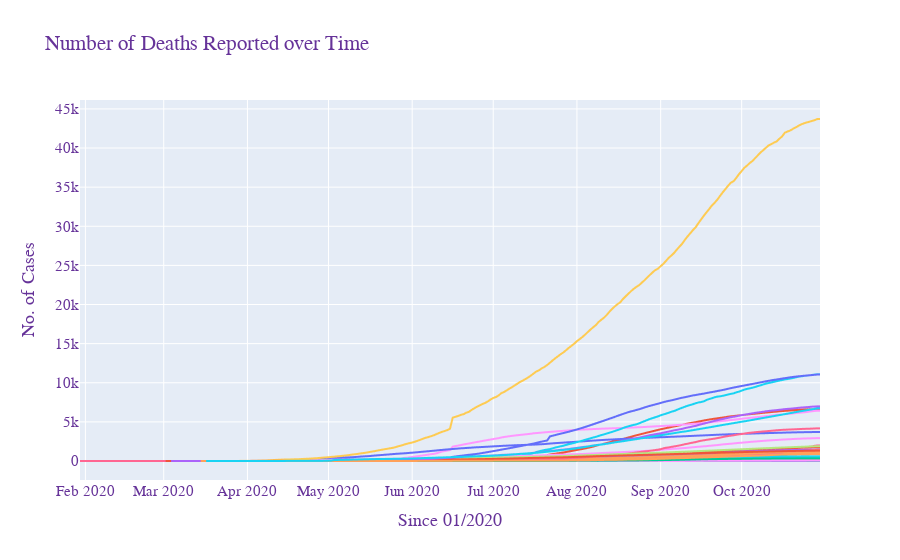

The code cell stored with this chart in its notebook:
### Code cell
fig=px.line(df,
              x='Date', y='Deceased', color='State',
              title='India_Growth')
fig.update_layout(
    title="Number of Deaths Reported over Time",
    xaxis_title="Since 01/2020",
    yaxis_title="No. of Cases",
    font=dict(
        family="Courier New, monospace",
        size=15,
        color="RebeccaPurple"
    ),
    showlegend=False
)
fig.show()

### Figure 1 — Plotly figure (JSON) as saved in the notebook; plotly's stock layout.template omitted (floating-point values rounded to 4 significant figures; data arrays with more than 128 entries replaced by an {"elided": "..."} marker saying what was removed)
{"data": [{"hovertemplate": "State=Andaman and Nicobar Islands<br>Date=%{x}<br>Deceased=%{y}<extra></extra>", "legendgroup": "Andaman and Nicobar Islands", "line": {"color": "#636efa", "dash": "solid"}, "mode": "lines", "name": "Andaman and Nicobar Islands", "showlegend": true, "type": "scattergl", "x": {"elided": "219 str values"}, "xaxis": "x", "y": {"elided": "219 int values"}, "yaxis": "y"}, {"hovertemplate": "State=Andhra Pradesh<br>Date=%{x}<br>Deceased=%{y}<extra></extra>", "legendgroup": "Andhra Pradesh", "line": {"color": "#EF553B", "dash": "solid"}, "mode": "lines", "name": "Andhra Pradesh", "showlegend": true, "type": "scattergl", "x": {"elided": "233 str values"}, "xaxis": "x", "y": {"elided": "233 int values"}, "yaxis": "y"}, {"hovertemplate": "State=Arunachal Pradesh<br>Date=%{x}<br>Deceased=%{y}<extra></extra>", "legendgroup": "Arunachal Pradesh", "line": {"color": "#00cc96", "dash": "solid"}, "mode": "lines", "name": "Arunachal Pradesh", "showlegend": true, "type": "scattergl", "x": {"elided": "212 str values"}, "xaxis": "x", "y": {"elided": "212 int values"}, "yaxis": "y"}, {"hovertemplate": "State=Assam<br>Date=%{x}<br>Deceased=%{y}<extra></extra>", "legendgroup": "Assam", "line": {"color": "#ab63fa", "dash": "solid"}, "mode": "lines", "name": "Assam", "showlegend": true, "type": "scattergl", "x": {"elided": "214 str values"}, "xaxis": "x", "y": {"elided": "214 int values"}, "yaxis": "y"}, {"hovertemplate": "State=Bihar<br>Date=%{x}<br>Deceased=%{y}<extra></extra>", "legendgroup": "Bihar", "line": {"color": "#FFA15A", "dash": "solid"}, "mode": "lines", "name": "Bihar", "showlegend": true, "type": "scattergl", "x": {"elided": "223 str values"}, "xaxis": "x", "y": {"elided": "223 int values"}, "yaxis": "y"}, {"hovertemplate": "State=Chandigarh<br>Date=%{x}<br>Deceased=%{y}<extra></extra>", "legendgroup": "Chandigarh", "line": {"color": "#19d3f3", "dash": "solid"}, "mode": "lines", "name": "Chandigarh", "showlegend": true, "type": "scattergl", "x": {"elided": "226 str values"}, "xaxis": "x", "y": {"elided": "226 int values"}, "yaxis": "y"}, {"hovertemplate": "State=Chhattisgarh<br>Date=%{x}<br>Deceased=%{y}<extra></extra>", "legendgroup": "Chhattisgarh", "line": {"color": "#FF6692", "dash": "solid"}, "mode": "lines", "name": "Chhattisgarh", "showlegend": true, "type": "scattergl", "x": {"elided": "226 str values"}, "xaxis": "x", "y": {"elided": "226 int values"}, "yaxis": "y"}, {"hovertemplate": "State=Dadra and Nagar Haveli and Daman and Diu<br>Date=%{x}<br>Deceased=%{y}<extra></extra>", "legendgroup": "Dadra and Nagar Haveli and Daman and Diu", "line": {"color": "#B6E880", "dash": "solid"}, "mode": "lines", "name": "Dadra and Nagar Haveli and Daman and Diu", "showlegend": true, "type": "scattergl", "x": {"elided": "205 str values"}, "xaxis": "x", "y": {"elided": "205 int values"}, "yaxis": "y"}, {"hovertemplate": "State=Delhi<br>Date=%{x}<br>Deceased=%{y}<extra></extra>", "legendgroup": "Delhi", "line": {"color": "#FF97FF", "dash": "solid"}, "mode": "lines", "name": "Delhi", "showlegend": true, "type": "scattergl", "x": {"elided": "243 str values"}, "xaxis": "x", "y": {"elided": "243 int values"}, "yaxis": "y"}, {"hovertemplate": "State=Goa<br>Date=%{x}<br>Deceased=%{y}<extra></extra>", "legendgroup": "Goa", "line": {"color": "#FECB52", "dash": "solid"}, "mode": "lines", "name": "Goa", "showlegend": true, "type": "scattergl", "x": {"elided": "220 str values"}, "xaxis": "x", "y": {"elided": "220 int values"}, "yaxis": "y"}, {"hovertemplate": "State=Gujarat<br>Date=%{x}<br>Deceased=%{y}<extra></extra>", "legendgroup": "Gujarat", "line": {"color": "#636efa", "dash": "solid"}, "mode": "lines", "name": "Gujarat", "showlegend": true, "type": "scattergl", "x": {"elided": "226 str values"}, "xaxis": "x", "y": {"elided": "226 int values"}, "yaxis": "y"}, {"hovertemplate": "State=Haryana<br>Date=%{x}<br>Deceased=%{y}<extra></extra>", "legendgroup": "Haryana", "line": {"color": "#EF553B", "dash": "solid"}, "mode": "lines", "name": "Haryana", "showlegend": true, "type": "scattergl", "x": {"elided": "241 str values"}, "xaxis": "x", "y": {"elided": "241 int values"}, "yaxis": "y"}, {"hovertemplate": "State=Himachal Pradesh<br>Date=%{x}<br>Deceased=%{y}<extra></extra>", "legendgroup": "Himachal Pradesh", "line": {"color": "#00cc96", "dash": "solid"}, "mode": "lines", "name": "Himachal Pradesh", "showlegend": true, "type": "scattergl", "x": {"elided": "231 str values"}, "xaxis": "x", "y": {"elided": "231 int values"}, "yaxis": "y"}, {"hovertemplate": "State=Jammu and Kashmir<br>Date=%{x}<br>Deceased=%{y}<extra></extra>", "legendgroup": "Jammu and Kashmir", "line": {"color": "#ab63fa", "dash": "solid"}, "mode": "lines", "name": "Jammu and Kashmir", "showlegend": true, "type": "scattergl", "x": {"elided": "236 str values"}, "xaxis": "x", "y": {"elided": "236 int values"}, "yaxis": "y"}, {"hovertemplate": "State=Jharkhand<br>Date=%{x}<br>Deceased=%{y}<extra></extra>", "legendgroup": "Jharkhand", "line": {"color": "#FFA15A", "dash": "solid"}, "mode": "lines", "name": "Jharkhand", "showlegend": true, "type": "scattergl", "x": {"elided": "214 str values"}, "xaxis": "x", "y": {"elided": "214 int values"}, "yaxis": "y"}, {"hovertemplate": "State=Karnataka<br>Date=%{x}<br>Deceased=%{y}<extra></extra>", "legendgroup": "Karnataka", "line": {"color": "#19d3f3", "dash": "solid"}, "mode": "lines", "name": "Karnataka", "showlegend": true, "type": "scattergl", "x": {"elided": "236 str values"}, "xaxis": "x", "y": {"elided": "236 int values"}, "yaxis": "y"}, {"hovertemplate": "State=Kerala<br>Date=%{x}<br>Deceased=%{y}<extra></extra>", "legendgroup": "Kerala", "line": {"color": "#FF6692", "dash": "solid"}, "mode": "lines", "name": "Kerala", "showlegend": true, "type": "scattergl", "x": {"elided": "247 str values"}, "xaxis": "x", "y": {"elided": "247 int values"}, "yaxis": "y"}, {"hovertemplate": "State=Ladakh<br>Date=%{x}<br>Deceased=%{y}<extra></extra>", "legendgroup": "Ladakh", "line": {"color": "#B6E880", "dash": "solid"}, "mode": "lines", "name": "Ladakh", "showlegend": true, "type": "scattergl", "x": {"elided": "238 str values"}, "xaxis": "x", "y": {"elided": "238 int values"}, "yaxis": "y"}, {"hovertemplate": "State=Madhya Pradesh<br>Date=%{x}<br>Deceased=%{y}<extra></extra>", "legendgroup": "Madhya Pradesh", "line": {"color": "#FF97FF", "dash": "solid"}, "mode": "lines", "name": "Madhya Pradesh", "showlegend": true, "type": "scattergl", "x": {"elided": "225 str values"}, "xaxis": "x", "y": {"elided": "225 int values"}, "yaxis": "y"}, {"hovertemplate": "State=Maharashtra<br>Date=%{x}<br>Deceased=%{y}<extra></extra>", "legendgroup": "Maharashtra", "line": {"color": "#FECB52", "dash": "solid"}, "mode": "lines", "name": "Maharashtra", "showlegend": true, "type": "scattergl", "x": {"elided": "236 str values"}, "xaxis": "x", "y": {"elided": "236 int values"}, "yaxis": "y"}, {"hovertemplate": "State=Manipur<br>Date=%{x}<br>Deceased=%{y}<extra></extra>", "legendgroup": "Manipur", "line": {"color": "#636efa", "dash": "solid"}, "mode": "lines", "name": "Manipur", "showlegend": true, "type": "scattergl", "x": {"elided": "221 str values"}, "xaxis": "x", "y": {"elided": "221 int values"}, "yaxis": "y"}, {"hovertemplate": "State=Meghalaya<br>Date=%{x}<br>Deceased=%{y}<extra></extra>", "legendgroup": "Meghalaya", "line": {"color": "#EF553B", "dash": "solid"}, "mode": "lines", "name": "Meghalaya", "showlegend": true, "type": "scattergl", "x": {"elided": "201 str values"}, "xaxis": "x", "y": {"elided": "201 int values"}, "yaxis": "y"}, {"hovertemplate": "State=Mizoram<br>Date=%{x}<br>Deceased=%{y}<extra></extra>", "legendgroup": "Mizoram", "line": {"color": "#00cc96", "dash": "solid"}, "mode": "lines", "name": "Mizoram", "showlegend": true, "type": "scattergl", "x": {"elided": "220 str values"}, "xaxis": "x", "y": {"elided": "220 int values"}, "yaxis": "y"}, {"hovertemplate": "State=Nagaland<br>Date=%{x}<br>Deceased=%{y}<extra></extra>", "legendgroup": "Nagaland", "line": {"color": "#ab63fa", "dash": "solid"}, "mode": "lines", "name": "Nagaland", "showlegend": true, "type": "scattergl", "x": {"elided": "208 str values"}, "xaxis": "x", "y": {"elided": "208 int values"}, "yaxis": "y"}, {"hovertemplate": "State=Odisha<br>Date=%{x}<br>Deceased=%{y}<extra></extra>", "legendgroup": "Odisha", "line": {"color": "#FFA15A", "dash": "solid"}, "mode": "lines", "name": "Odisha", "showlegend": true, "type": "scattergl", "x": {"elided": "229 str values"}, "xaxis": "x", "y": {"elided": "229 int values"}, "yaxis": "y"}, {"hovertemplate": "State=Puducherry<br>Date=%{x}<br>Deceased=%{y}<extra></extra>", "legendgroup": "Puducherry", "line": {"color": "#19d3f3", "dash": "solid"}, "mode": "lines", "name": "Puducherry", "showlegend": true, "type": "scattergl", "x": {"elided": "228 str values"}, "xaxis": "x", "y": {"elided": "228 int values"}, "yaxis": "y"}, {"hovertemplate": "State=Punjab<br>Date=%{x}<br>Deceased=%{y}<extra></extra>", "legendgroup": "Punjab", "line": {"color": "#FF6692", "dash": "solid"}, "mode": "lines", "name": "Punjab", "showlegend": true, "type": "scattergl", "x": {"elided": "236 str values"}, "xaxis": "x", "y": {"elided": "236 int values"}, "yaxis": "y"}, {"hovertemplate": "State=Rajasthan<br>Date=%{x}<br>Deceased=%{y}<extra></extra>", "legendgroup": "Rajasthan", "line": {"color": "#B6E880", "dash": "solid"}, "mode": "lines", "name": "Rajasthan", "showlegend": true, "type": "scattergl", "x": {"elided": "242 str values"}, "xaxis": "x", "y": {"elided": "242 int values"}, "yaxis": "y"}, {"hovertemplate": "State=Sikkim<br>Date=%{x}<br>Deceased=%{y}<extra></extra>", "legendgroup": "Sikkim", "line": {"color": "#FF97FF", "dash": "solid"}, "mode": "lines", "name": "Sikkim", "showlegend": true, "type": "scattergl", "x": {"elided": "180 str values"}, "xaxis": "x", "y": {"elided": "180 int values"}, "yaxis": "y"}, {"hovertemplate": "State=State Unassigned<br>Date=%{x}<br>Deceased=%{y}<extra></extra>", "legendgroup": "State Unassigned", "line": {"color": "#FECB52", "dash": "solid"}, "mode": "lines", "name": "State Unassigned", "showlegend": true, "type": "scattergl", "x": ["2020-05-19T00:00:00", "2020-05-20T00:00:00", "2020-05-21T00:00:00", "2020-05-22T00:00:00", "2020-05-23T00:00:00", "2020-05-24T00:00:00", "2020-05-25T00:00:00", "2020-05-26T00:00:00", "2020-05-27T00:00:00", "2020-05-28T00:00:00", "2020-05-29T00:00:00", "2020-05-30T00:00:00", "2020-05-31T00:00:00", "2020-06-01T00:00:00", "2020-06-02T00:00:00", "2020-06-03T00:00:00", "2020-06-04T00:00:00", "2020-06-05T00:00:00", "2020-06-06T00:00:00", "2020-06-07T00:00:00", "2020-06-08T00:00:00", "2020-06-09T00:00:00", "2020-06-10T00:00:00", "2020-06-11T00:00:00", "2020-06-12T00:00:00", "2020-06-13T00:00:00", "2020-06-14T00:00:00", "2020-06-15T00:00:00", "2020-06-16T00:00:00", "2020-06-17T00:00:00", "2020-06-18T00:00:00", "2020-06-19T00:00:00", "2020-06-20T00:00:00", "2020-06-21T00:00:00", "2020-06-22T00:00:00", "2020-06-23T00:00:00", "2020-06-24T00:00:00", "2020-06-25T00:00:00", "2020-06-26T00:00:00", "2020-06-27T00:00:00", "2020-06-28T00:00:00", "2020-06-29T00:00:00", "2020-06-30T00:00:00", "2020-07-01T00:00:00", "2020-07-02T00:00:00", "2020-07-03T00:00:00", "2020-07-04T00:00:00", "2020-07-05T00:00:00", "2020-07-06T00:00:00", "2020-07-07T00:00:00", "2020-07-08T00:00:00", "2020-07-09T00:00:00", "2020-07-10T00:00:00", "2020-07-11T00:00:00", "2020-07-12T00:00:00", "2020-07-13T00:00:00", "2020-07-14T00:00:00", "2020-07-15T00:00:00", "2020-07-16T00:00:00", "2020-07-17T00:00:00", "2020-07-18T00:00:00", "2020-07-19T00:00:00"], "xaxis": "x", "y": [0, 0, 0, 0, 0, 0, 0, 0, 0, 0, 0, 0, 0, 0, 0, 0, 0, 0, 0, 0, 0, 0, 0, 0, 0, 0, 0, 0, 0, 0, 0, 0, 0, 0, 0, 0, 0, 0, 0, 0, 0, 0, 0, 0, 0, 0, 0, 0, 0, 0, 0, 0, 0, 0, 0, 0, 0, 0, 0, 0, 0, 0], "yaxis": "y"}, {"hovertemplate": "State=Tamil Nadu<br>Date=%{x}<br>Deceased=%{y}<extra></extra>", "legendgroup": "Tamil Nadu", "line": {"color": "#636efa", "dash": "solid"}, "mode": "lines", "name": "Tamil Nadu", "showlegend": true, "type": "scattergl", "x": {"elided": "238 str values"}, "xaxis": "x", "y": {"elided": "238 int values"}, "yaxis": "y"}, {"hovertemplate": "State=Telangana<br>Date=%{x}<br>Deceased=%{y}<extra></extra>", "legendgroup": "Telangana", "line": {"color": "#EF553B", "dash": "solid"}, "mode": "lines", "name": "Telangana", "showlegend": true, "type": "scattergl", "x": {"elided": "243 str values"}, "xaxis": "x", "y": {"elided": "243 int values"}, "yaxis": "y"}, {"hovertemplate": "State=Tripura<br>Date=%{x}<br>Deceased=%{y}<extra></extra>", "legendgroup": "Tripura", "line": {"color": "#00cc96", "dash": "solid"}, "mode": "lines", "name": "Tripura", "showlegend": true, "type": "scattergl", "x": {"elided": "208 str values"}, "xaxis": "x", "y": {"elided": "208 int values"}, "yaxis": "y"}, {"hovertemplate": "State=Uttar Pradesh<br>Date=%{x}<br>Deceased=%{y}<extra></extra>", "legendgroup": "Uttar Pradesh", "line": {"color": "#ab63fa", "dash": "solid"}, "mode": "lines", "name": "Uttar Pradesh", "showlegend": true, "type": "scattergl", "x": {"elided": "241 str values"}, "xaxis": "x", "y": {"elided": "241 int values"}, "yaxis": "y"}, {"hovertemplate": "State=Uttarakhand<br>Date=%{x}<br>Deceased=%{y}<extra></extra>", "legendgroup": "Uttarakhand", "line": {"color": "#FFA15A", "dash": "solid"}, "mode": "lines", "name": "Uttarakhand", "showlegend": true, "type": "scattergl", "x": {"elided": "230 str values"}, "xaxis": "x", "y": {"elided": "230 int values"}, "yaxis": "y"}, {"hovertemplate": "State=West Bengal<br>Date=%{x}<br>Deceased=%{y}<extra></extra>", "legendgroup": "West Bengal", "line": {"color": "#19d3f3", "dash": "solid"}, "mode": "lines", "name": "West Bengal", "showlegend": true, "type": "scattergl", "x": {"elided": "228 str values"}, "xaxis": "x", "y": {"elided": "228 int values"}, "yaxis": "y"}], "layout": {"font": {"color": "RebeccaPurple", "family": "Courier New, monospace", "size": 15}, "legend": {"title": {"text": "State"}, "tracegroupgap": 0}, "showlegend": false, "title": {"text": "Number of Deaths Reported over Time"}, "xaxis": {"anchor": "y", "domain": [0.0, 1.0], "title": {"text": "Since 01/2020"}}, "yaxis": {"anchor": "x", "domain": [0.0, 1.0], "title": {"text": "No. of Cases"}}}}
